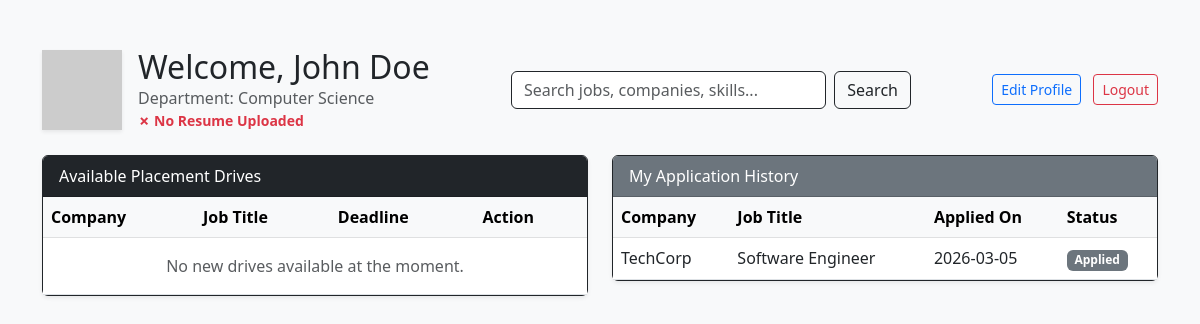
/student_dashboard (signed in), run on the app's committed database.
### models.py (models this page shows)
class User(db.Model, UserMixin):
    id = db.Column(db.Integer, primary_key=True)
    username = db.Column(db.String(150), unique=True, nullable=False)
    password = db.Column(db.String(150), nullable=False)
    role = db.Column(db.String(50), nullable=False)
    name = db.Column(db.String(150), nullable=True)
    department = db.Column(db.String(150), nullable=True)
    resume_filename = db.Column(db.String(255), nullable=True)
    company_name = db.Column(db.String(150), nullable=True)
    hr_contact = db.Column(db.String(150), nullable=True)
    website = db.Column(db.String(255), nullable=True)
    industry = db.Column(db.String(150), nullable=True)
    is_approved = db.Column(db.Boolean, default=False)
    is_blacklisted = db.Column(db.Boolean, default=False)

class Application(db.Model):
    id = db.Column(db.Integer, primary_key=True)
    student_id = db.Column(db.Integer, db.ForeignKey('user.id'), nullable=False)
    drive_id = db.Column(db.Integer, db.ForeignKey('drive.id'), nullable=False)
    application_date = db.Column(db.DateTime, default=datetime.utcnow)
    status = db.Column(db.String(50), default='Applied')
    student = db.relationship('User', backref='applications')
    drive = db.relationship('Drive', backref='applications')

class Drive(db.Model):
    id = db.Column(db.Integer, primary_key=True)
    company_id = db.Column(db.Integer, db.ForeignKey('user.id'), nullable=False)
    job_title = db.Column(db.String(150), nullable=False)
    job_description = db.Column(db.Text, nullable=False)
    eligibility_criteria = db.Column(db.Text, nullable=False)
    application_deadline = db.Column(db.String(50), nullable=False)
    status = db.Column(db.String(50), default='Pending')
    company = db.relationship('User', backref='drives')

### app.py (the view, shortened to what this page needs)
@app.route('/student_dashboard')
@login_required
def student_dashboard():
    if current_user.role != 'student':
        flash('Access denied: Students only.', 'danger')
        return redirect(url_for('login'))
    my_applications = Application.query.filter_by(student_id=current_user.id).all()
    applied_drive_ids = [app.drive_id for app in my_applications]
    search_query = request.args.get('search', '')
    query = Drive.query.filter(Drive.status == 'Approved')
    if applied_drive_ids:
        query = query.filter(Drive.id.notin_(applied_drive_ids))
    available_drives = query.all()
    return render_template('student_dashboard.html',
                           available_drives=available_drives,
                           my_applications=my_applications,
                           search_query=search_query)

### app.py (called while the page is built)
@login_manager.user_loader
def load_user(user_id):
    return User.query.get(int(user_id))

### templates/student_dashboard.html (shortened to what this page needs)
{% extends 'base.html' %}
{% block content %}
<div class="d-flex justify-content-between align-items-center mb-4">
    <div class="d-flex align-items-center">
        <img src="https://ui-avatars.com/api/?name={{ current_user.name | urlencode }}&background=random&color=fff&rounded=true&size=64" alt="Profile" class="me-3 shadow-sm">
        <div>
            <h2 class="mb-0">Welcome, {{ current_user.name }}</h2>
            <p class="text-muted m-0">Department: {{ current_user.department }}</p>
            {% if current_user.resume_filename %}
                <p class="small text-success fw-bold m-0">✓ Resume Uploaded</p>
            {% else %}
                <p class="small text-danger fw-bold m-0">✗ No Resume Uploaded</p>
            {% endif %}
        </div>
    </div>
    <form class="d-flex mx-3" method="GET" action="{{ url_for('student_dashboard') }}" style="flex-grow: 1; max-width: 400px;">
        <input class="form-control me-2 border-dark" type="search" placeholder="Search jobs, companies, skills..." name="search" value="{{ search_query }}">
        <button class="btn btn-outline-dark" type="submit">Search</button>
    </form>
    <div>
        <a href="{{ url_for('edit_profile') }}" class="btn btn-outline-primary btn-sm me-2">Edit Profile</a>
        <a href="{{ url_for('logout') }}" class="btn btn-outline-danger btn-sm">Logout</a>
    </div>
</div>
<div class="row">
    <div class="col-md-6">
        <div class="card mb-4 border-dark shadow-sm">
            <div class="card-header bg-dark text-white">Available Placement Drives</div>
            <div class="card-body p-0">
                <table class="table table-hover mb-0">
                    <thead class="table-light">
                        <tr>
                            <th>Company</th>
                            <th>Job Title</th>
                            <th>Deadline</th>
                            <th>Action</th>
                        </tr>
                    </thead>
                    <tbody>
                        {% for drive in available_drives %}
                        <tr>
                            <td>{{ drive.company.company_name }}</td>
                            <td>{{ drive.job_title }}</td>
                            <td>{{ drive.application_deadline }}</td>
                            <td>
                                <form action="{{ url_for('apply', drive_id=drive.id) }}" method="POST" class="m-0">
                                    <button type="submit" class="btn btn-sm btn-outline-primary">Apply</button>
                                </form>
                            </td>
                        </tr>
                        {% else %}
                        <tr>
                            <td colspan="4" class="text-center text-muted py-3">No new drives available at the moment.</td>
                        </tr>
                        {% endfor %}
                    </tbody>
                </table>
            </div>
        </div>
    </div>
    <div class="col-md-6">
        <div class="card border-dark shadow-sm">
            <div class="card-header bg-secondary text-white">My Application History</div>
            <div class="card-body p-0">
                <table class="table table-hover mb-0">
                    <thead class="table-light">
                        <tr>
                            <th>Company</th>
                            <th>Job Title</th>
                            <th>Applied On</th>
                            <th>Status</th>
                        </tr>
                    </thead>
                    <tbody>
                        {% for app in my_applications %}
                        <tr>
                            <td>{{ app.drive.company.company_name }}</td>
                            <td>{{ app.drive.job_title }}</td>
                            <td>{{ app.application_date.strftime('%Y-%m-%d') }}</td>
                            <td>
                                {% if app.status == 'Applied' %}
                                    <span class="badge bg-secondary">Applied</span>
                                {% elif app.status == 'Shortlisted' %}
                                    <span class="badge bg-info text-dark">Shortlisted</span>
                                {% elif app.status == 'Selected' %}
                                    <span class="badge bg-success">Selected</span>
                                {% elif app.status == 'Rejected' %}
                                    <span class="badge bg-danger">Rejected</span>
                                {% endif %}
                            </td>
                        </tr>
                        {% else %}
                        <tr>
                            <td colspan="4" class="text-center text-muted py-3">You haven't applied to any drives yet.</td>
                        </tr>
                        {% endfor %}
                    </tbody>
                </table>
            </div>
        </div>
    </div>
</div>
{% endblock %}

### data on the page
User: name "John Doe", department "Computer Science"
Application: drive.company.company_name "TechCorp", drive.job_title "Software Engineer", application_date "2026-03-05", status "Applied"
